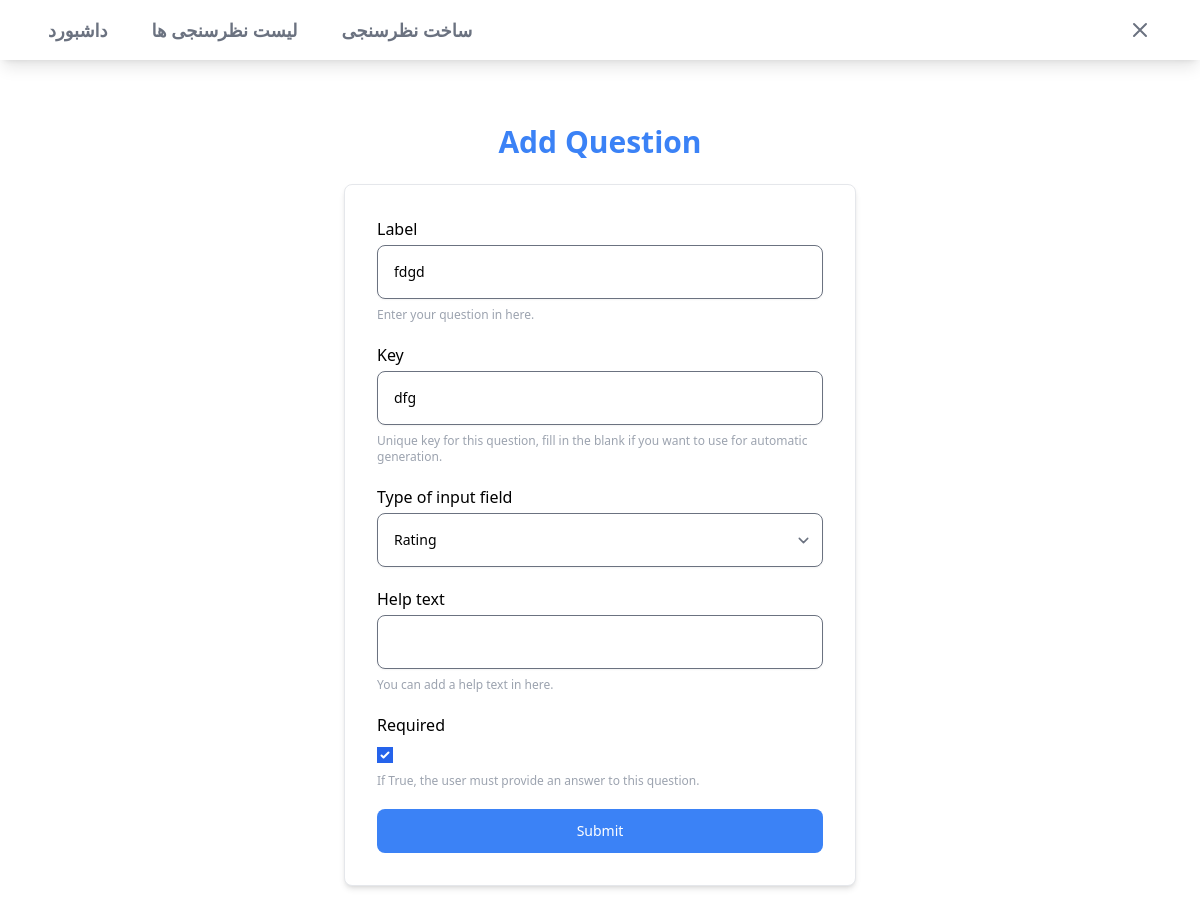
The page /dashboard/surveys/admin-question/edit/1/ (signed in) on the database its author committed.
### surveys/models.py (models this page shows, shortened)
class BaseModel(models.Model):
    created_at = models.DateTimeField(auto_now_add=True)
    updated_at = models.DateTimeField(auto_now=True)
    class Meta:
        abstract = True

class Question(BaseModel):
    TYPE_FIELD = [
        (TYPE_FIELD.text, _("Text")),
        (TYPE_FIELD.number, _("Number")),
        (TYPE_FIELD.radio, _("Radio")),
        (TYPE_FIELD.select, _("Select")),
        (TYPE_FIELD.multi_select, _("Multi Select")),
        (TYPE_FIELD.text_area, _("Text Area")),
        (TYPE_FIELD.url, _("URL")),
        (TYPE_FIELD.email, _("Email")),
        (TYPE_FIELD.date, _("Date")),
        (TYPE_FIELD.rating, _("Rating"))
    ]
    key = models.CharField(_("key"), max_length=225, unique=True, null=True, blank=True,
                           help_text=_("Unique key for this question, fill in the blank if you want to use for automatic generation."))
    survey = models.ForeignKey(Survey, related_name='questions', on_delete=models.CASCADE, verbose_name=_("survey"))
    label = models.CharField(_("label"), max_length=500, help_text=_("Enter your question in here."))
    type_field = models.PositiveSmallIntegerField(_("type of input field"), choices=TYPE_FIELD)
    choices = models.TextField(
        _("choices"),
        blank=True, null=True,
        help_text=_("If type of field is radio, select, or multi select, fill in the options separated by commas. Ex: Male, Female.")
    )
    help_text = models.CharField(
        _("help text"),
        max_length=200, blank=True, null=True,
        help_text=_("You can add a help text in here.")
    )
    required = models.BooleanField(_("required"), default=True, help_text=_("If True, the user must provide an answer to this question."))
    ordering = models.PositiveIntegerField(_("choices"), default=0, help_text=_("Defines the question order within the surveys."))
    class Meta:
        verbose_name = _("question")
        verbose_name_plural = _("questions")
        ordering = ["ordering"]

### surveys/admins/views.py (the view, shortened to what this page needs)
# urls.py: path('admin-question/edit/<int:pk>/', admin_views.AdminUpdateQuestionView.as_view(), name='admin_edit_question'),
@method_decorator(login_required, name='dispatch')
class AdminUpdateQuestionView(ContextTitleMixin, UpdateView):
    model = Question
    template_name = 'surveys/admins/question_form.html'
    success_url = SURVEYS_ADMIN_BASE_PATH
    fields = ['label', 'key', 'type_field', 'choices', 'help_text', 'required']
    title_page = _("Add Question")
    survey = None
    def dispatch(self, request, *args, **kwargs):
        question = self.get_object()
        self.survey = question.survey
        return super().dispatch(request, *args, **kwargs)

### surveys/mixin.py (called while the page is built)
    def get_title_page(self):
        return self.title_page

    def get_sub_title_page(self):
        return self.sub_title

    def get_context_data(self, **kwargs):
        if 'form' not in kwargs:
            kwargs['title'] = self.get_title_page()
            kwargs['title_page'] = self.get_title_page()
            kwargs['sub_title_page'] = self.get_sub_title_page()
        return super().get_context_data(**kwargs)

### surveys/templatetags/djf_survey_tags.py (called while the page is built)
@register.filter(name='addclass')
def addclass(field, class_attr):
    return field.as_widget(attrs={'class': class_attr})

### surveys/templates/surveys/admins/question_form.html (shortened to what this page needs)
{% extends 'surveys/admins/form.html' %}

### surveys/templates/surveys/admins/form.html (shortened to what this page needs)
{% extends 'surveys/admins/master.html' %}
{% load djf_survey_tags i18n %}
{% block content %}
    <div class="max-w-screen-xl px-4 py-16 mx-auto sm:px-6 lg:px-8">
        <div class="max-w-lg mx-auto">
            <h1 class="text-2xl font-bold text-center text-blue-500 sm:text-3xl">{{ title_page }}</h1>
            <div class="p-8 mt-6 mb-0 space-y-4 rounded-lg shadow-md border border-gray-200 bg-white">
                <form method="post">
                    {% for field in form %}
                        <div class="mb-5" id="section_field_{{ field.auto_id }}">
                            <label for="email" class="text-base font-medium">{{ field.label }}</label>
                            <div class="mt-1">
                                {% if field.field.widget.input_type == 'radio' or field.field.widget.input_type == 'checkbox' %}
                                    {{ field }}
                                {% else %}
                                    {{ field|addclass:'w-full p-4 pr-12 text-sm border-gray-500 rounded-lg shadow-sm' }}
                                {% endif %}
                            </div>
                            <p class="text-xs text-gray-400 mt-2">{{ field.help_text }}</p>
                        </div>
                    {% endfor %}
                    <button type="submit" class="block w-full mt-5 px-5 py-3 text-sm font-medium text-white bg-blue-500 rounded-lg">
                        {% trans "Submit" %}
                    </button>
                </form>
            </div>
        </div>
    </div>
{% endblock %}

### rows shown on the page
Question: form "fdgd" "dfg" "Rating", form "☑"

### other values the page prints
{{ title_page }} "Add Question"
{{ field.label }} "Label" "Key" "Type of input field" "Help text" "Required"
{{ field.help_text }} "Enter your question in here." "Unique key for this question, fill in the blank if you want to use for automatic generation." "You can add a help text in here." "If True, the user must provide an answer to this question."
